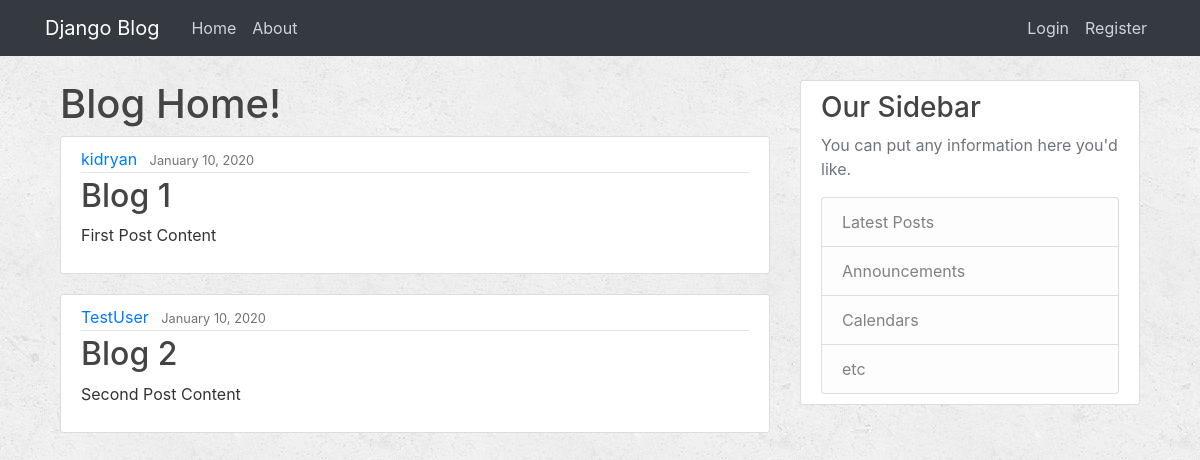
Before: / with the older database file.
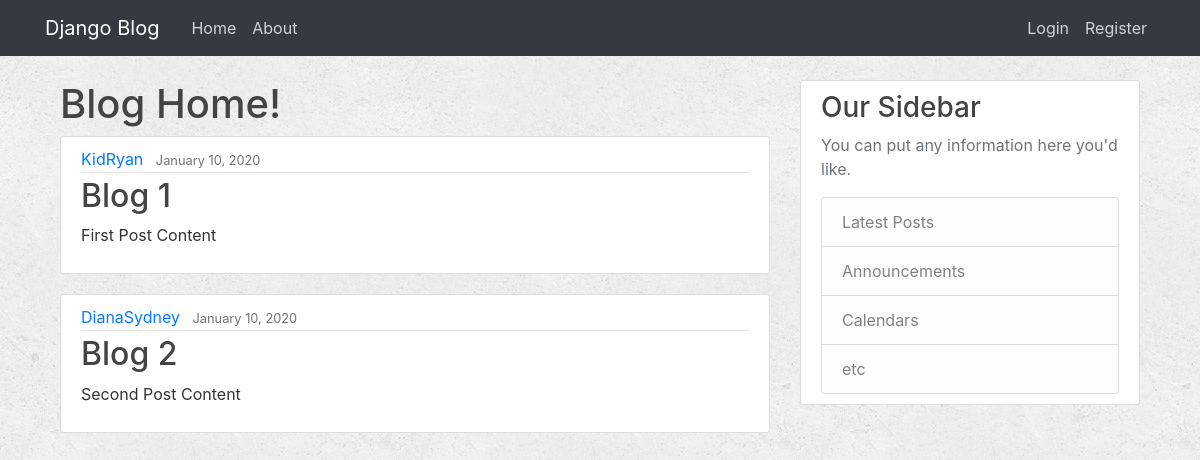
After: the same page with the newer database file.
### blog/models.py (models this page shows, shortened)
class Post(models.Model):
    title = models.CharField(max_length=100)
    content = models.TextField()
    date_posted = models.DateTimeField(default=timezone.now)
    author = models.ForeignKey(User, on_delete=models.CASCADE)

### blog/views.py (the view)
# urls.py: path('', views.home, name='blog-home'),
def home(request):
    posts = Post.objects.all()
    return render(request, 'blog/home.html', {'posts': posts})

### blog/templates/blog/home.html
{% extends "blog/base.html" %}
{% block content %}
	<h1>Blog Home!</h1>
	{% for post in posts %}
		<article class="media content-section">
		  <div class="media-body">
		    <div class="article-metadata">
		      <a class="mr-2" href="#">{{ post.author }}</a>
		      <small class="text-muted">{{ post.date_posted|date:'F d, Y'}}</small>
		    </div>
		    <h2><a class="article-title" href="#">{{ post.title }}</a></h2>
		    <p class="article-content">{{ post.content }}</p>
		  </div>
		</article>
	{% endfor %}
{% endblock content %}

### blog/templates/blog/base.html (shortened to what this page needs)
{% load static %}
<!DOCTYPE html>
<html lang="en">
    <head>
        <link rel="stylesheet" href="{% static 'blog/css/css/bootstrap.min.css' %}">
        <link rel="stylesheet" href="{% static 'blog/css/style.css' %}">
    </head>
    <body>
        <div class="container">
        {% include 'blog/navbar.html' %}
        <main role="main" class="container">
	  <div class="row">
	    <div class="col-md-8">
            {% block content %}{% endblock %}
	    </div>
	    <div class="col-md-4">
	      <div class="content-section">
	        <h3>Our Sidebar</h3>
              <p class='text-muted'>You can put any information here you'd like.</p>
	          <ul class="list-group">
	            <li class="list-group-item list-group-item-light">Latest Posts</li>
	            <li class="list-group-item list-group-item-light">Announcements</li>
	            <li class="list-group-item list-group-item-light">Calendars</li>
	            <li class="list-group-item list-group-item-light">etc</li>
	          </ul>
	      </div>
	    </div>
	  </div>
	</main>
        </div>
    </body>
</html>

### blog/templates/blog/navbar.html (shortened to what this page needs)
<header class="site-header">
	  <nav class="navbar navbar-expand-md navbar-dark bg-dark fixed-top">
	    <div class="container">
	      <a class="navbar-brand mr-4" href="{% url 'blog-home' %}">Django Blog</a>
	      <div class="collapse navbar-collapse" id="navbarToggle">
	        <div class="navbar-nav mr-auto">
	          <a class="nav-item nav-link" href="{% url 'blog-home' %}">Home</a>
	          <a class="nav-item nav-link" href="{% url 'blog-about' %}">About</a>
	        </div>
	        <div class="navbar-nav">
                {% if user.is_authenticated %}
                    <a href="#" class="nav-item nav-link">Profile</a>
                    <a href="{% url 'logout' %}" class="nav-item nav-link">Log Out</a>
                {% else %}
	                <a class="nav-item nav-link" href="#">Login</a>
                     <a class="nav-item nav-link" href="{% url 'register' %}">Register</a>
                {% endif %}
	        </div>
	      </div>
	    </div>
	  </nav>
	</header>

### blog/static/blog/css/style.css (style rules this page uses)
body { background: white url("../img/background.png"); color: #333333; margin-top: 5rem; }
h1, h2, h3, h4, h5, h6 { color: #444444; }
ul { margin: 0; }
.site-header .navbar-nav .nav-link { color: #cbd5db; }
.content-section { background: #ffffff; padding: 10px 20px; border: 1px solid #dddddd; border-radius: 3px; margin-bottom: 20px; }
.article-title { color: #444444; }
.article-content { white-space: pre-line; }
.article-metadata { padding-bottom: 1px; margin-bottom: 4px; border-bottom: 1px solid #e3e3e3 }

Changed rows visible on the page:
changed Post "Blog 1": author "kidryan" → "KidRyan"
changed Post "Blog 2": author "TestUser" → "DianaSydney"
